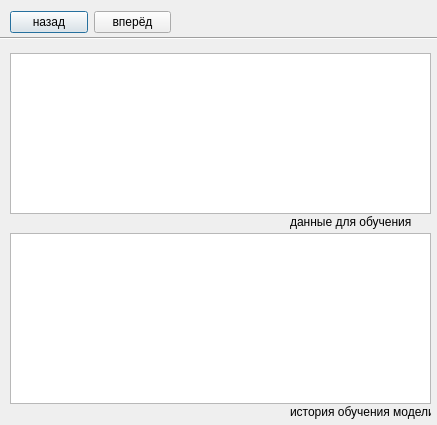
<?xml version="1.0" encoding="UTF-8"?>
<ui version="4.0">
 <class>Dialog</class>
 <widget class="QDialog" name="Dialog">
  <property name="geometry">
   <rect>
    <x>0</x>
    <y>0</y>
    <width>437</width>
    <height>425</height>
   </rect>
  </property>
  <property name="windowTitle">
   <string>bot/learning</string>
  </property>
  <widget class="QLabel" name="ticker_input_label_17">
   <property name="geometry">
    <rect>
     <x>290</x>
     <y>400</y>
     <width>141</width>
     <height>24</height>
    </rect>
   </property>
   <property name="text">
    <string>история обучения модели</string>
   </property>
  </widget>
  <widget class="QTextBrowser" name="textBrowser_3">
   <property name="geometry">
    <rect>
     <x>10</x>
     <y>233</y>
     <width>421</width>
     <height>171</height>
    </rect>
   </property>
  </widget>
  <widget class="QWidget" name="gridLayoutWidget_2">
   <property name="geometry">
    <rect>
     <x>10</x>
     <y>10</y>
     <width>161</width>
     <height>25</height>
    </rect>
   </property>
   <layout class="QGridLayout" name="gridLayout_2">
    <item row="0" column="0">
     <widget class="QPushButton" name="pushButton_3">
      <property name="text">
       <string>назад</string>
      </property>
     </widget>
    </item>
    <item row="0" column="1">
     <widget class="QPushButton" name="pushButton_4">
      <property name="text">
       <string>вперёд</string>
      </property>
     </widget>
    </item>
   </layout>
  </widget>
  <widget class="Line" name="line">
   <property name="geometry">
    <rect>
     <x>-10</x>
     <y>30</y>
     <width>451</width>
     <height>16</height>
    </rect>
   </property>
   <property name="orientation">
    <enum>Qt::Horizontal</enum>
   </property>
  </widget>
  <widget class="QLabel" name="ticker_input_label_18">
   <property name="geometry">
    <rect>
     <x>290</x>
     <y>210</y>
     <width>141</width>
     <height>24</height>
    </rect>
   </property>
   <property name="text">
    <string>данные для обучения</string>
   </property>
  </widget>
  <widget class="QTextBrowser" name="textBrowser_4">
   <property name="geometry">
    <rect>
     <x>10</x>
     <y>53</y>
     <width>421</width>
     <height>161</height>
    </rect>
   </property>
  </widget>
 </widget>
 <resources/>
 <connections/>
</ui>
